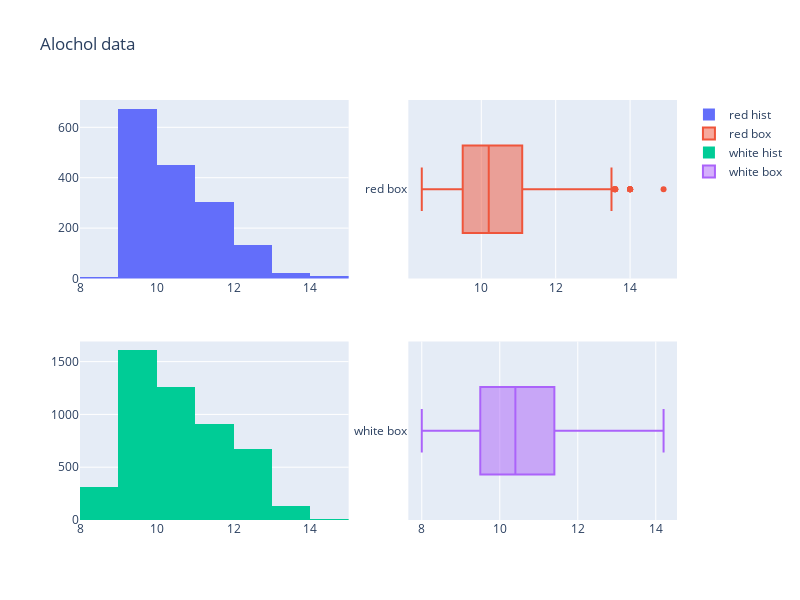

The notebook cell saved with this chart:
### Markdown cell above
Attribute: Alcohol

### Code cell
#Alcohol stuff
from plotly.subplots import make_subplots

fig = make_subplots(rows=2,cols=2)

#histogram for red
fig.append_trace(go.Histogram(
    x=red_wine_data["alcohol"],
    nbinsx=10,
    name="red hist"), row=1,col=1)

#boxplot for red
fig.append_trace(go.Box(
    x=red_wine_data["alcohol"],
    name="red box"
),row=1,col=2)

#histogram for white
fig.append_trace(go.Histogram(
    x=white_wine_data["alcohol"],
    nbinsx=10,
    name="white hist"), row=2,col=1)

#boxplot for white
fig.append_trace(go.Box(
    x=white_wine_data["alcohol"],
    name="white box"
),row=2,col=2)

fig.update_layout(height=600, width=800, title_text="Alochol data")
fig.show()

### Figure 1 — Plotly figure (JSON) as saved in the notebook; plotly's stock layout.template omitted (floating-point values rounded to 4 significant figures; data arrays with more than 128 entries replaced by an {"elided": "..."} marker saying what was removed)
{"data": [{"name": "red hist", "nbinsx": 10, "type": "histogram", "x": {"elided": "1599 float values"}, "xaxis": "x", "yaxis": "y"}, {"name": "red box", "type": "box", "x": {"elided": "1599 float values"}, "xaxis": "x2", "yaxis": "y2"}, {"name": "white hist", "nbinsx": 10, "type": "histogram", "x": {"elided": "4898 float values"}, "xaxis": "x3", "yaxis": "y3"}, {"name": "white box", "type": "box", "x": {"elided": "4898 float values"}, "xaxis": "x4", "yaxis": "y4"}], "layout": {"height": 600, "title": {"text": "Alochol data"}, "width": 800, "xaxis": {"anchor": "y", "domain": [0, 0.45]}, "xaxis2": {"anchor": "y2", "domain": [0.55, 1]}, "xaxis3": {"anchor": "y3", "domain": [0, 0.45]}, "xaxis4": {"anchor": "y4", "domain": [0.55, 1]}, "yaxis": {"anchor": "x", "domain": [0.575, 1]}, "yaxis2": {"anchor": "x2", "domain": [0.575, 1]}, "yaxis3": {"anchor": "x3", "domain": [0, 0.425]}, "yaxis4": {"anchor": "x4", "domain": [0, 0.425]}}}
